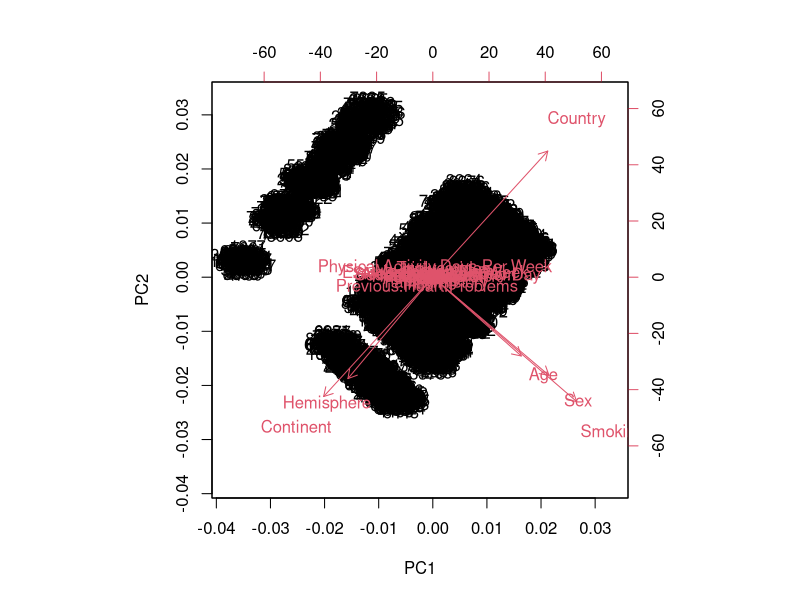
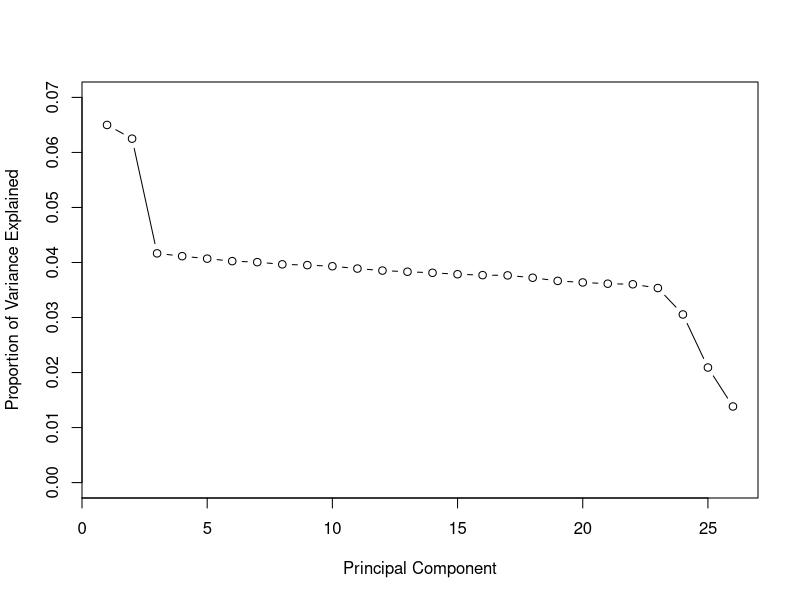
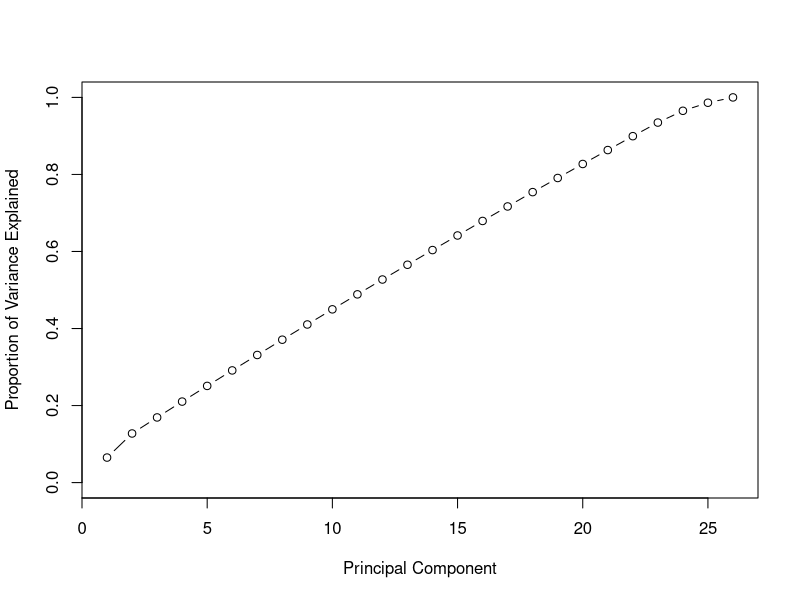

Source code (R) for these figures, in order:
## ---- chunk 1
knitr::opts_chunk$set(echo = TRUE)
## ---- chunk 2
dataset <- read.csv("dataset.csv")
dataset$X <- NULL # Indices useless column
standardized.data <- scale(dataset)
pca_result <- prcomp(standardized.data, center = TRUE, scale. = TRUE)
summary(pca_result)
## ---- chunk 3
biplot(pca_result, scale = 1)
## ---- chunk 4
pca_var <- pca_result$sdev**2
pve <- pca_var / sum(pca_var)
pve
## ---- chunk 5

# Proportion of variance explained by each PC
plot(pve, xlab = "Principal Component", 
     ylab = "Proportion of Variance Explained",
     ylim = c(0, 0.07), type = "b")

# Cumulative Proportion of variance explained
plot(cumsum(pve), xlab = "Principal Component", 
     ylab = "Proportion of Variance Explained",
     ylim = c(0, 1), type = "b")

## ---- chunk 6
num_pc <- which(cumsum(pve) >= 0.90)[1]
num_pc
## ---- chunk 7
# Reconstruct dataset
x <- pca_result$x[, 1:num_pc]
rot <- pca_result$rotation[, 1:num_pc]

# Reconstruct the data
reconstructed_data <- x %*% t(rot)

# If the data was centered and/or scaled, reverse these transformations
if (!is.null(pca_result$center)) {
    reconstructed_data <- scale(reconstructed_data, center = -pca_result$center, scale = FALSE)
}
if (!is.null(pca_result$scale)) {
    reconstructed_data <- scale(reconstructed_data, center = FALSE, scale = 1/pca_result$scale)
}
